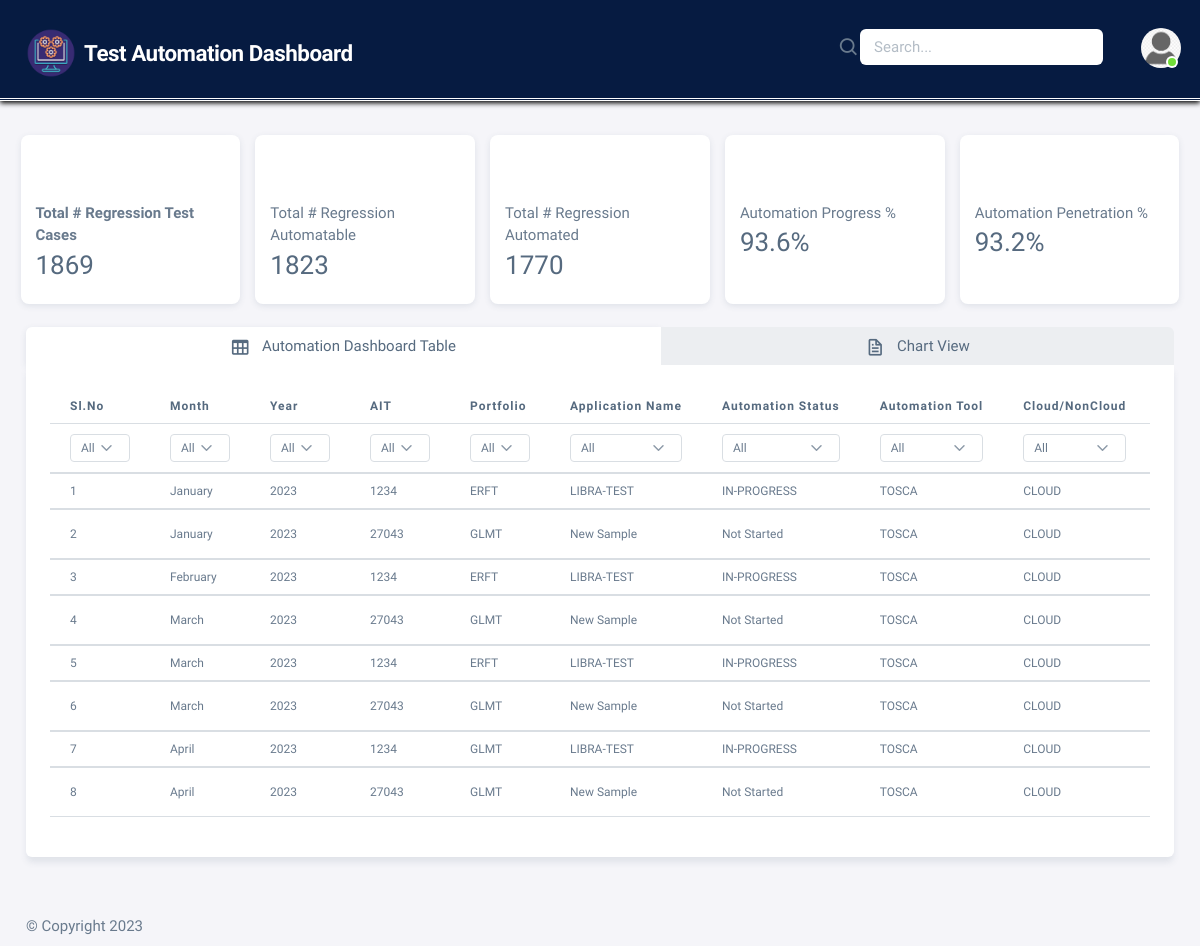
Before: /dashboard/ (signed in) with the older database file.
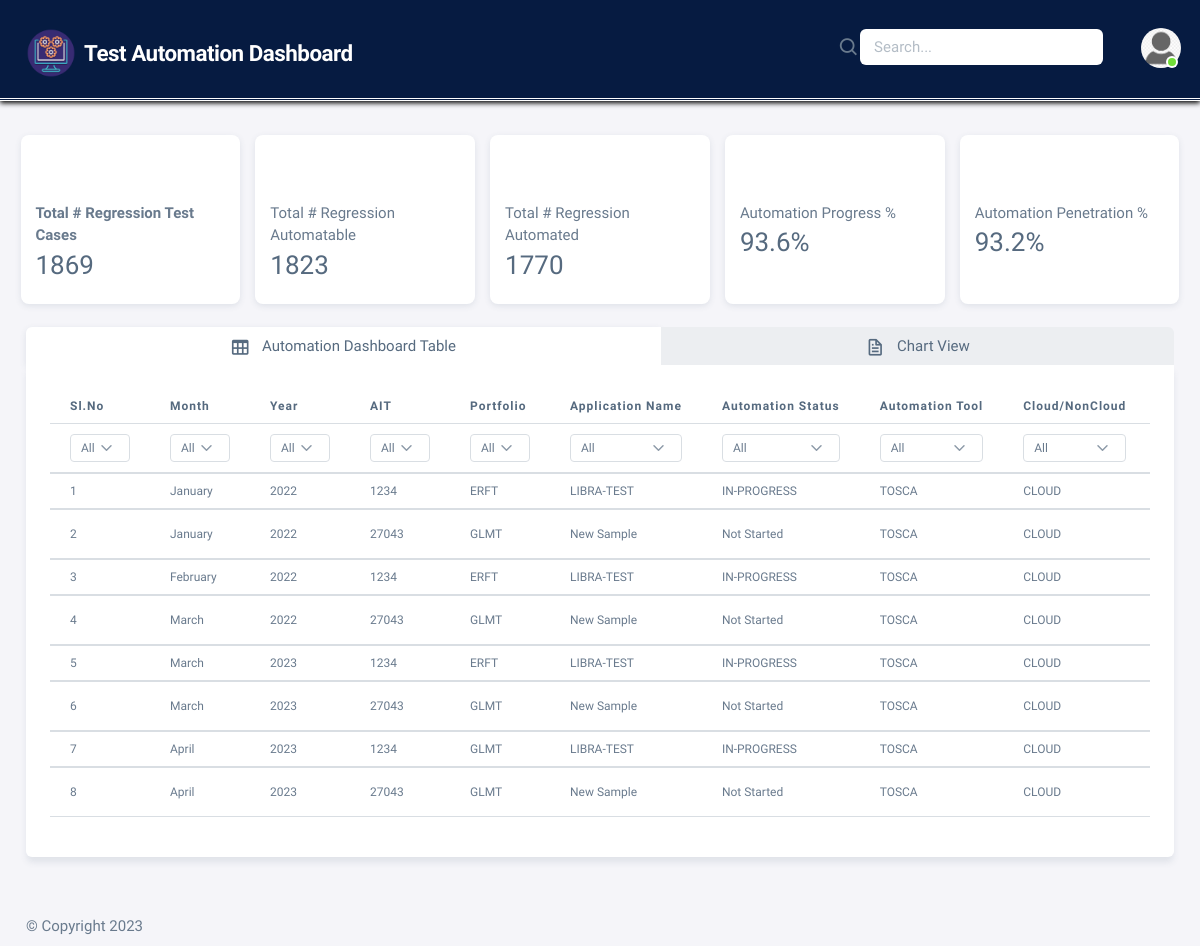
After: the same page with the newer database file.
### dashboard_app/models.py (models this page shows, shortened)
class automation_db(models.Model):
    serialnumber = models.IntegerField(primary_key=True, unique=True)
    month = models.CharField(max_length=15)
    year = models.CharField(max_length=10)
    portfolio = models.CharField(max_length=10)
    AIT_Number = models.IntegerField()
    application_name = models.CharField(max_length=30)
    could_noncloud = models.CharField(max_length=10)
    Automation_status = models.CharField(max_length=15)
    automation_tool = models.CharField(max_length=20)
    in_sprint = models.CharField(max_length=10)
    litmus_onboarding = models.CharField(max_length=10)
    no_of_overall_regression_scripts = models.CharField(max_length=20)
    no_of_inscope_reg_scripts = models.CharField(max_length=20)
    no_of_regscripts_automated = models.CharField(max_length=20)
    percentage_automation_complete = models.CharField(max_length=20)
    percentage_application_penetration = models.CharField(max_length=20)
    time_to_manuallyexecute = models.CharField(max_length=20)
    no_of_release = models.CharField(max_length=10)
    monthly_manual_executiontime = models.CharField(max_length=20)
    monthly_effort_spent_on_dev_automation = models.CharField(max_length=20)
    time_to_execute_1automatedtestcase = models.CharField(max_length=20)
    mothly_automate_executiontime = models.CharField(max_length=20)
    monthly_effort_spentin_maintaining_automation = models.CharField(max_length=20)
    monthly_effort_takes_toexecute_regscript = models.CharField(max_length=20)
    hours_saved_monthly = models.CharField(max_length=20)
    comments = models.TextField(null=True, blank=True)

### dashboard_app/views.py (the view)
# urls.py: path('dashboard/', login_required(index.as_view()), name='Dashboard'),
class index(generic.ListView):
    model = automation_db
    template_name = 'Index.html'
    login_url = '/login/'
    def get_context_data(self, *, object_list=None, **kwargs):
        context = super(index, self).get_context_data(**kwargs)
        context['no_of_overall_regression_scripts'] = \
        automation_db.objects.aggregate(no_of_overall_regression_scripts=Sum('no_of_overall_regression_scripts'))[
            'no_of_overall_regression_scripts']  # 1
        context['no_of_inscope_reg_scripts'] = \
        automation_db.objects.aggregate(no_of_inscope_reg_scripts=Sum('no_of_inscope_reg_scripts'))[
            'no_of_inscope_reg_scripts']  # 2
        context['no_of_regscripts_automated'] = \
        automation_db.objects.aggregate(no_of_regscripts_automated=Sum('no_of_regscripts_automated'))[
            'no_of_regscripts_automated']  # 3
        context['percentage_automation_complete_average'] = \
        automation_db.objects.aggregate(percentage_automation_complete_average=Avg('percentage_automation_complete'))[
            'percentage_automation_complete_average']  # 4
        context['percentage_application_penetration_average'] = automation_db.objects.aggregate(
            percentage_application_penetration_average=Avg('percentage_application_penetration'))[
            'percentage_application_penetration_average']  # 5
        return context

### dashboard_app/templates/Index.html (shortened to what the changed rows need)
{% load static %}
<html
  lang="en"
  class="light-style layout-menu-fixed"
  dir="ltr"
  data-theme="theme-default"
  data-assets-path="{% static 'assets/' %}"
  data-template="vertical-menu-template-free"
>
  <head>
    <link rel="stylesheet" href="{% static 'demo.css' %}">
    <link rel="stylesheet" href="{% static 'assets/vendor/fonts/boxicons.css' %}" />
    <link rel="stylesheet" href="{% static 'assets/vendor/css/core.css' %}" class="template-customizer-core-css" />
    <link rel="stylesheet" href="{% static 'assets/vendor/css/theme-default.css' %}" class="template-customizer-theme-css" />
    <link rel="stylesheet" href="{% static 'assets/vendor/libs/perfect-scrollbar/perfect-scrollbar.css' %}" />
    <link rel="stylesheet" href="{% static 'assets/vendor/libs/apex-charts/apex-charts.css' %}" />
  </head>
  <body>
    <div class="layout-wrapper layout-content-navbar">
      <div class="layout-container">
        <div class="layout-page">
          <div class="content-wrapper">
              {% block content %}
            <div class="container-xxl flex-grow-1 container-p-y">
    <div class="row">
        <div class="col-xl-12">
            <div class="nav-align-top mb-4">
                <div class="tab-content">
                    <div class="tab-pane fade show active" id="navs-justified-home" role="tabpanel">
                            <div class="table-responsive text-nowrap">
                            <table id="data" class="table table-hover table-custom">
                                    <thead>
                                        <tr class="text-nowrap">
                                                <th>Sl.No</th>
                                                <th>Month</th>
                                                <th>Year</th>
                                                <th>AIT</th>
                                                <th>Portfolio</th>
												<th>Application Name</th>
                                                <th>Automation Status</th>
                                                <th>Automation Tool</th>
                                                <th>Cloud/NonCloud</th>
												<th>In Sprint</th>
                                        </tr>
                                        <tr class="text-nowrap">
                                                <th>
                                                    <select class="column-filter form-select form-select-sm " data-column="0">
                                                      <option value="all">All</option>
                                                    </select>
                                                </th>
                                                <th>
                                                    <select class="column-filter form-select form-select-sm " data-column="1">
                                                      <option value="all">All</option>
                                                    </select>
                                                </th>
                                                <th>
                                                    <select class="column-filter form-select form-select-sm " data-column="2">
                                                      <option value="all">All</option>
                                                    </select>
                                                </th>
                                                <th>
                                                    <select class="column-filter form-select form-select-sm" data-column="3">
                                                      <option value="all">All</option>
                                                    </select>
                                                </th>
                                                <th>
                                                    <select class="column-filter form-select form-select-sm" data-column="4">
                                                      <option value="all">All</option>
                                                    </select>
                                                </th>
												<th>
                                                    <select class="column-filter form-select form-select-sm" data-column="5">
                                                      <option value="all">All</option>
                                                    </select>
                                                </th>
                                                <th>
                                                    <select class="column-filter form-select form-select-sm" data-column="6">
                                                      <option value="all">All</option>
                                                    </select>
                                                </th>
                                                <th>
                                                    <select class="column-filter form-select form-select-sm" data-column="7">
                                                      <option value="all">All</option>
                                                    </select>
                                                </th>
                                                <th>
                                                    <select class="column-filter form-select form-select-sm" data-column="8">
                                                      <option value="all">All</option>
                                                    </select>
                                                </th>
												<th>
                                                </th>
                                        </tr>
                                    </thead>
									{% for obj in object_list %}
                                    <tbody>
                                        <tr data-year="{{ obj.year }}">
                                                <td>{{ obj.serialnumber }}</td>
                                                <td>{{ obj.month }}</td>
                                                <td>{{ obj.year }}</td>
                                                <td>{{ obj.AIT_Number }}</td>
                                                <td>{{ obj.portfolio }}</td>
												<td>{{ obj.application_name }}</td>
												<td>{{ obj.Automation_status }}</td>
                                                <td>{{ obj.automation_tool }}</td>
                                                <td>{{ obj.could_noncloud }}</td>
												<td>{{ obj.in_sprint }}</td>
                                        </tr>
									</tbody>
									{% endfor %}
								</table>
                            </div>
                    </div>
                </div>
            </div>
        </div>
    </div>
                </div>
            </div>
            {% endblock content %}
          </div>
        </div>
      </div>
  </body>
</html>

Changed rows visible on the page:
changed automation_db id 1: year "2023" → "2022"
changed automation_db id 2: year "2023" → "2022"
changed automation_db "February": year "2023" → "2022"
changed automation_db id 4: year "2023" → "2022"
